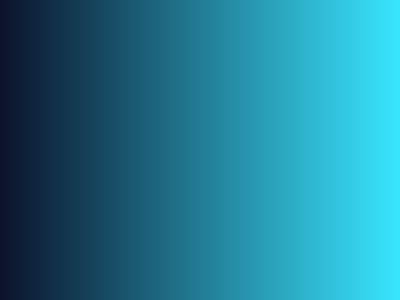
Frame 1 (no input)
Frame 60 (the mouse pressed at the canvas centre just before this capture): identical to frame 1, image omitted
Frame 120 (the mouse held since frame 60 and released just before this capture): identical to frame 1, image omitted

The Processing sketch that drew this single still picture (run headless with seeded random() and noise(); from frame 60 on, the mouse is pressed at the canvas centre):

// Processing sketch: grdientHorisontal
// ── grdientHorisontal.pde
void setup() {
  size(400, 300);
}

void draw() {
  
  loadPixels();
  for (int x = 0; x < width; x++) {
    for (int y = 0; y < height; y++) {
    
      float n = map(x, 0, width - 1, 0, 1); 
  
      // Create the color
      color c = lerpColor(color(11, 19, 43), color(57, 229, 255), n);

      // Set the pixel
      pixels[x + y * width] = c; // Correctly index the 1D pixel array
    }
  }
  updatePixels();
}
